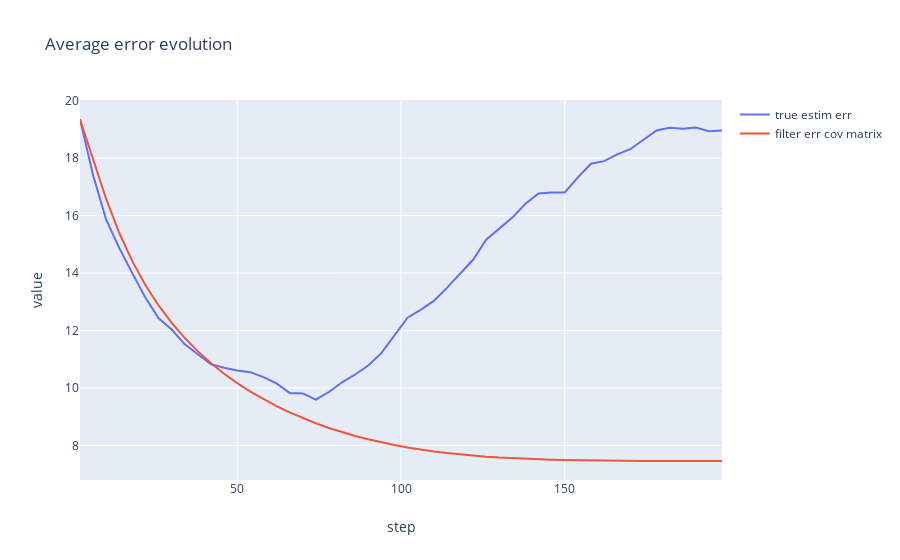

Notebook source saved alongside this figure:
### Code cell
plot(2, [steps, steps], [err_filt[2:], filt_err[2:]], title='Average error evolution',
     xlable='step', ylable='value',
     legend=['true estim err', 'filter err cov matrix'])

### Figure 1 — Plotly figure (JSON) as saved in the notebook; plotly's stock layout.template omitted (floating-point values rounded to 4 significant figures; data arrays with more than 128 entries replaced by an {"elided": "..."} marker saying what was removed)
{"data": [{"mode": "lines", "name": "true estim err", "showlegend": true, "type": "scatter", "x": [2, 6, 10, 14, 18, 22, 26, 30, 34, 38, 42, 46, 50, 54, 58, 62, 66, 70, 74, 78, 82, 86, 90, 94, 98, 102, 106, 110, 114, 118, 122, 126, 130, 134, 138, 142, 146, 150, 154, 158, 162, 166, 170, 174, 178, 182, 186, 190, 194, 198], "y": {"elided": "198 float values"}}, {"mode": "lines", "name": "filter err cov matrix", "showlegend": true, "type": "scatter", "x": [2, 6, 10, 14, 18, 22, 26, 30, 34, 38, 42, 46, 50, 54, 58, 62, 66, 70, 74, 78, 82, 86, 90, 94, 98, 102, 106, 110, 114, 118, 122, 126, 130, 134, 138, 142, 146, 150, 154, 158, 162, 166, 170, 174, 178, 182, 186, 190, 194, 198], "y": {"elided": "198 float values"}}], "layout": {"title": {"text": "Average error evolution"}, "xaxis": {"title": {"text": "step"}}, "yaxis": {"title": {"text": "value"}}}}
